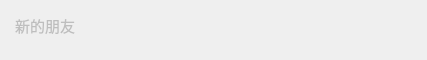
<?xml version="1.0" encoding="UTF-8"?>
<ui version="4.0">
 <class>GroupItem</class>
 <widget class="QWidget" name="GroupItem">
  <property name="enabled">
   <bool>false</bool>
  </property>
  <property name="geometry">
   <rect>
    <x>0</x>
    <y>0</y>
    <width>427</width>
    <height>60</height>
   </rect>
  </property>
  <property name="sizePolicy">
   <sizepolicy hsizetype="Fixed" vsizetype="Fixed">
    <horstretch>0</horstretch>
    <verstretch>0</verstretch>
   </sizepolicy>
  </property>
  <property name="minimumSize">
   <size>
    <width>0</width>
    <height>60</height>
   </size>
  </property>
  <property name="maximumSize">
   <size>
    <width>16777214</width>
    <height>60</height>
   </size>
  </property>
  <property name="font">
   <font>
    <pointsize>11</pointsize>
    <bold>false</bold>
   </font>
  </property>
  <property name="windowTitle">
   <string>Form</string>
  </property>
  <property name="styleSheet">
   <string notr="true"/>
  </property>
  <layout class="QVBoxLayout" name="verticalLayout">
   <property name="spacing">
    <number>0</number>
   </property>
   <property name="leftMargin">
    <number>15</number>
   </property>
   <property name="topMargin">
    <number>10</number>
   </property>
   <property name="rightMargin">
    <number>0</number>
   </property>
   <property name="bottomMargin">
    <number>0</number>
   </property>
   <item alignment="Qt::AlignmentFlag::AlignLeft|Qt::AlignmentFlag::AlignTop">
    <widget class="QLabel" name="label">
     <property name="minimumSize">
      <size>
       <width>0</width>
       <height>30</height>
      </size>
     </property>
     <property name="maximumSize">
      <size>
       <width>16777215</width>
       <height>30</height>
      </size>
     </property>
     <property name="text">
      <string>新的朋友</string>
     </property>
    </widget>
   </item>
  </layout>
 </widget>
 <resources/>
 <connections/>
</ui>
